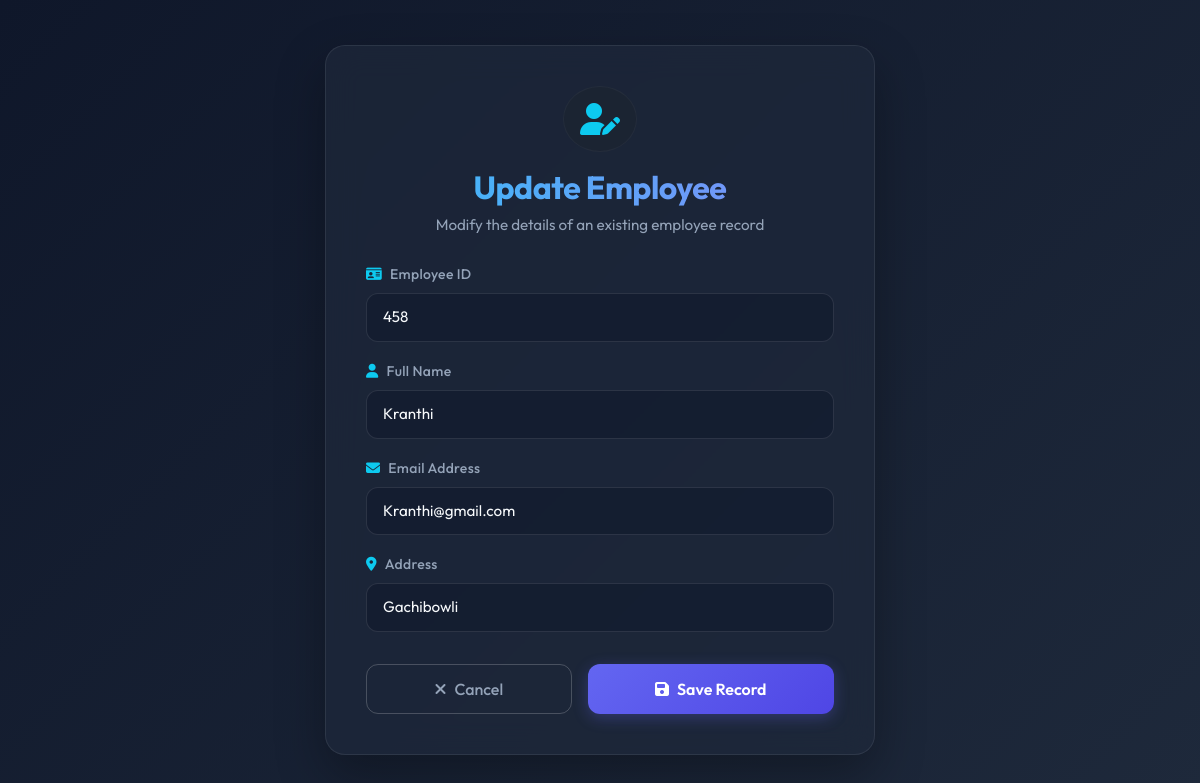
The page /emp_edit/9/ on the database its author committed.
### crud/models.py (models this page shows, shortened)
class Employee(models.Model):
    emp_id = models.IntegerField(unique=True)
    emp_name = models.CharField(max_length=100)
    emp_email = models.EmailField(unique=True)
    emp_address = models.CharField(max_length=250)

### crud/views.py (the view)
# urls.py: path('emp_edit/<int:id>/',views.employee_update,name='emp_edit'),
def employee_update(request,id):
    employee = get_object_or_404(Employee,id=id)
    if request.method == 'POST':
        form = EmployeeForm(request.POST, instance=employee)
        if form.is_valid():
            form.save()
            return redirect('emp_list')
    else:
        form=EmployeeForm(instance=employee)
    return render(request, 'emp_create.html',{'form':form})

### crud/forms.py
class EmployeeForm(forms.ModelForm):
    class Meta:
        model = Employee
        fields = '__all__'
        widgets = {
            'emp_id' : forms.NumberInput(attrs={
                'class':'form-control',
                'placeholder': 'Emp id'
            }),
            'emp_name' : forms.TextInput(attrs={
                'class':'form-control',
                'placeholder':'Emp Name'
            }),
            'emp_email' : forms.EmailInput(attrs={
                'class':'form-control',
                'placeholder':'Emp Email'
            }),
            'emp_address' : forms.TextInput(attrs={
                'class':'form-control',
                'placeholder':'Emp Address'
            })
        }

### crud/templates/emp_create.html (shortened to what this page needs)
<!DOCTYPE html>
<html lang="en">
<head>
    <link href="https://cdn.jsdelivr.net/npm/bootstrap@5.3.2/dist/css/bootstrap.min.css" rel="stylesheet">
    <link href="https://cdnjs.cloudflare.com/ajax/libs/font-awesome/6.4.0/css/all.min.css" rel="stylesheet">
</head>
<body>
    <div class="glass-card animated-card">
        <div class="text-center mb-4">
            <div class="d-inline-flex align-items-center justify-content-center bg-dark bg-opacity-25 rounded-circle p-3 mb-3 border border-secondary border-opacity-10">
                <i class="fa-solid {% if form.instance.pk %}fa-user-pen{% else %}fa-user-plus{% endif %} fa-2x text-info"></i>
            </div>
            <h2 class="gradient-title">{% if form.instance.pk %}Update Employee{% else %}Add Employee{% endif %}</h2>
            <p class="subtitle">{% if form.instance.pk %}Modify the details of an existing employee record{% else %}Create a new record in the employee database{% endif %}</p>
        </div>
        <form method="POST" novalidate>
            <div class="row">
                <div class="col-md-12 mb-3 position-relative">
                    <label for="{{ form.emp_id.id_for_label }}" class="form-label"><i class="fa-solid fa-id-card me-2 text-info"></i>Employee ID</label>
                    {{ form.emp_id }}
                </div>
                <div class="col-md-12 mb-3 position-relative">
                    <label for="{{ form.emp_name.id_for_label }}" class="form-label"><i class="fa-solid fa-user me-2 text-info"></i>Full Name</label>
                    {{ form.emp_name }}
                </div>
                <div class="col-md-12 mb-3 position-relative">
                    <label for="{{ form.emp_email.id_for_label }}" class="form-label"><i class="fa-solid fa-envelope me-2 text-info"></i>Email Address</label>
                    {{ form.emp_email }}
                </div>
                <div class="col-md-12 mb-4 position-relative">
                    <label for="{{ form.emp_address.id_for_label }}" class="form-label"><i class="fa-solid fa-location-dot me-2 text-info"></i>Address</label>
                    {{ form.emp_address }}
                </div>
            </div>
            <div class="d-flex gap-3 justify-content-end mt-2">
                <a href="{% url 'emp_list' %}" class="btn btn-outline-premium flex-grow-1 text-center">
                    <i class="fa-solid fa-xmark me-2"></i>Cancel
                </a>
                <button type="submit" class="btn btn-premium flex-grow-1">
                    <i class="fa-solid fa-floppy-disk me-2"></i>Save Record
                </button>
            </div>
        </form>
    </div>
</body>
</html>

### crud/templates/emp_create.html (style rules this page uses)
:root { --bg-gradient: linear-gradient(135deg, #0f172a 0%, #1e293b 100%); --glass-bg: rgba(30, 41, 59, 0.7); --glass-border: rgba(255, 255, 255, 0.08); --text-primary: #f8fafc; --text-secondary: #94a3b8; --accent-gradient: linear-gradient(90deg, #38bdf8, #818cf8); --btn-gradient: linear-gradient(135deg, #6366f1 0%, #4f46e5 100%); --btn-hover-gradient: linear-gradient(135deg, #4f46e5 0%, #4338ca 100%); }
body { font-family: 'Outfit', sans-serif; background: var(--bg-gradient); color: var(--text-primary); min-height: 100vh; display: flex; align-items: center; justify-content: center; padding: 2rem 1rem; margin: 0; overflow-x: hidden; }
.glass-card { background: var(--glass-bg); border: 1px solid var(--glass-border); backdrop-filter: blur(16px); -webkit-backdrop-filter: blur(16px); border-radius: 20px; box-shadow: 0 20px 50px rgba(0, 0, 0, 0.3); width: 100%; max-width: 550px; padding: 2.5rem; transition: transform 0.3s ease, box-shadow 0.3s ease; }
.gradient-title { background: var(--accent-gradient); -webkit-background-clip: text; -webkit-text-fill-color: transparent; font-weight: 700; letter-spacing: -0.5px; }
.subtitle { color: var(--text-secondary); font-weight: 400; font-size: 0.95rem; }
.form-label { color: var(--text-secondary) !important; font-weight: 500; font-size: 0.875rem; margin-bottom: 0.5rem; letter-spacing: 0.3px; }
.form-control { background: rgba(15, 23, 42, 0.5) !important; border: 1px solid rgba(255, 255, 255, 0.1) !important; color: var(--text-primary) !important; border-radius: 12px !important; padding: 0.75rem 1rem !important; font-size: 0.95rem !important; transition: all 0.25s ease !important; }
.form-control::placeholder { color: rgba(148, 163, 184, 0.5) !important; }
.btn-premium { background: var(--btn-gradient); border: none; color: #ffffff; font-weight: 600; border-radius: 12px; padding: 0.75rem 1.5rem; transition: all 0.25s ease; box-shadow: 0 4px 15px rgba(99, 102, 241, 0.3); }
.btn-outline-premium { background: transparent; border: 1px solid rgba(255, 255, 255, 0.2); color: var(--text-secondary); font-weight: 500; border-radius: 12px; padding: 0.75rem 1.5rem; transition: all 0.25s ease; }
.animated-card { animation: fadeIn 0.5s cubic-bezier(0.16, 1, 0.3, 1) forwards; }

### rows shown on the page
Employee: emp_id "458", emp_name "Kranthi", emp_email "Kranthi@gmail.com", emp_address "Gachibowli"
